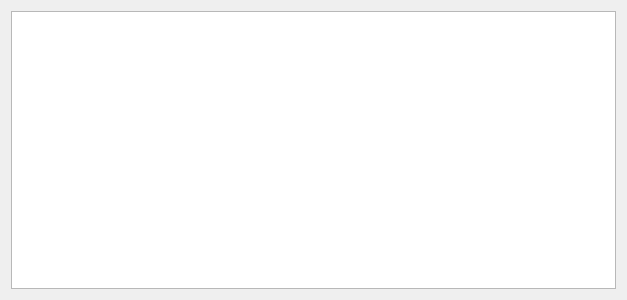
<?xml version="1.0" encoding="UTF-8"?>
<ui version="4.0">
 <class>showperson</class>
 <widget class="QWidget" name="showperson">
  <property name="geometry">
   <rect>
    <x>0</x>
    <y>0</y>
    <width>627</width>
    <height>300</height>
   </rect>
  </property>
  <property name="windowTitle">
   <string>Form</string>
  </property>
  <layout class="QGridLayout" name="gridLayout">
   <item row="0" column="0">
    <widget class="QTableView" name="tableView"/>
   </item>
  </layout>
 </widget>
 <resources/>
 <connections/>
</ui>
